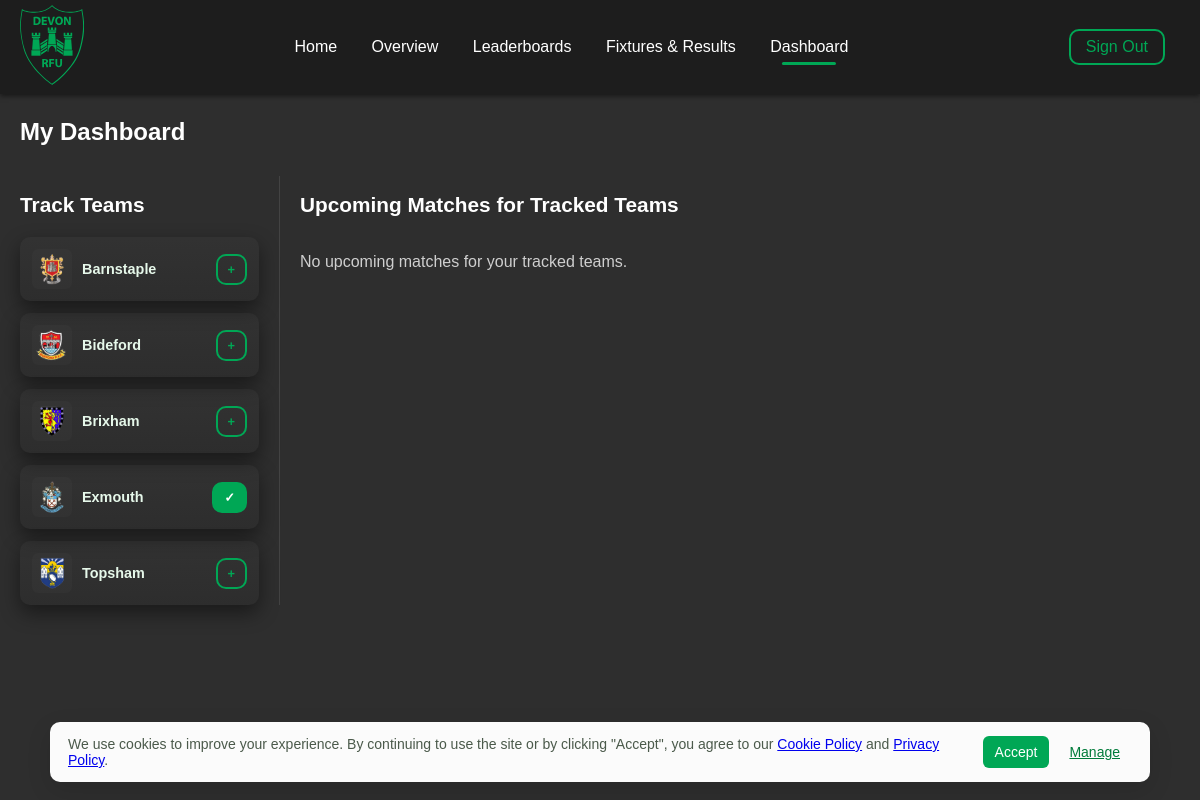
The page /dashboard (signed in) on the database its author committed.
### models.py (models this page shows, shortened)
class Team(db.Model):
    __tablename__ = 'team'
    id = db.Column(db.Integer, primary_key=True)
    name = db.Column(db.String(200), nullable=False)
    code = db.Column(db.String(64), unique=True, nullable=True)
    logo_filename = db.Column(db.String(256), nullable=True)
    players = db.relationship('Player', backref='team', lazy='dynamic')
    coaches = db.relationship('User', secondary='team_coaches', backref=db.backref('coached_teams', lazy='dynamic'))

### app.py (the view, shortened to what this page needs)
@app.route("/dashboard")
@login_required
def dashboard():
    if _is_admin(current_user):
        return redirect(url_for('admin_dashboard'))
    teams = Team.query.order_by(Team.name).all()
    tracked_teams = current_user.tracked_teams
    tracked_team_ids = [t.id for t in tracked_teams]
    now = datetime.utcnow()
    upcoming_matches = []
    if tracked_teams:
        for team in tracked_teams:
            matches = Match.query.filter(
                ((Match.home_team_id == team.id) | (Match.away_team_id == team.id)) & (Match.date_time >= now)
            ).order_by(Match.date_time.asc()).limit(5).all()
            upcoming_matches.extend(matches)
        upcoming_matches = sorted(set(upcoming_matches), key=lambda m: m.date_time)[:10]
    return render_template("dashboard.html", teams=teams, tracked_teams=tracked_teams,
                         tracked_team_ids=tracked_team_ids, upcoming_matches=upcoming_matches)

### app.py (called while the page is built)
def _is_admin(user):
    if not user:
        return False
    level = getattr(user, 'access_level', None)
    if level is None:
        return False
    try:
        if hasattr(user, 'is_superadmin'):
            return user.is_superadmin()
    except Exception:
        pass
    try:
        return int(level) >= 2
    except Exception:
        return str(level).lower() in ('admin', 'superadmin')

@login_manager.user_loader
def load_user(user_id):
    return User.query.get(int(user_id))

### models.py (called while the page is built)
    def is_superadmin(self):
        lvl = self.access_level
        if lvl is None:
            return False
        try:
            return int(lvl) >= 2
        except Exception:
            return str(lvl).lower() in ('superadmin', 'admin')

    def is_player(self):
        lvl = self.access_level
        if lvl is None:
            return False
        try:
            return int(lvl) == 0
        except Exception:
            return str(lvl).lower() == 'player'

### templates/dashboard.html (shortened to what this page needs)
{% extends "base.html" %}
{% block body_class %}no-footer{% endblock %}
{% block content %}
<section style="max-width: 100%; margin: 24px 0; padding: 0;">
    <h1 style="padding: 0 20px;">My Dashboard</h1>
    <div style="display: grid; grid-template-columns: 280px 1fr; gap: 0; margin-top: 30px;">
        <div style="padding: 0 20px; border-right: 1px solid rgba(255,255,255,0.1);">
            <h2 style="font-size: 1.3rem; margin-bottom: 20px;">Track Teams</h2>
            <div style="display: flex; flex-direction: column; gap: 12px;">
                {% for team in teams %}
                <article style="display: flex; align-items: center; justify-content: space-between; gap: 8px; background: linear-gradient(180deg, rgba(255,255,255,0.02), rgba(0,0,0,0.02)); padding: 12px 12px; border-radius: 10px; box-shadow: 0 8px 20px rgba(0,0,0,0.45);">
                    <div style="display: flex; align-items: center; gap: 10px; min-width: 0; flex: 1;">
                        <img src="{{ url_for('static', filename='team-logos/' ~ (team.logo_filename or 'placeholder.svg')) }}"
                             alt="{{ team.name }} logo"
                             style="width: 40px; height: 40px; flex-shrink: 0; object-fit: contain; background: rgba(255,255,255,0.02); padding: 4px; border-radius: 6px;">
                        <div style="font-weight: 700; font-size: 0.9rem; color: #e6f8ea; overflow: hidden; text-overflow: ellipsis; white-space: nowrap;">{{ team.name }}</div>
                    </div>
                    <form method="POST" action="{{ url_for('dashboard_track_team', team_id=team.id) }}" style="flex-shrink: 0;">
                        {% if team.id in tracked_team_ids %}
                        <button type="submit" class="hero-btn hero-btn-outline" style="background: var(--brand-green); border-color: var(--brand-green); color: white; padding: 6px 10px; font-size: 0.8rem; white-space: nowrap;">
                            ✓
                        </button>
                        {% else %}
                        <button type="submit" class="hero-btn hero-btn-outline" style="padding: 6px 10px; font-size: 0.8rem; white-space: nowrap;">
                            +
                        </button>
                        {% endif %}
                    </form>
                </article>
                {% endfor %}
            </div>
        </div>
        <div style="padding: 0 20px;">
            {% if tracked_teams %}
            <h2 style="font-size: 1.3rem; margin-bottom: 20px;">Upcoming Matches for Tracked Teams</h2>
            <div class="match-list">
                {% for match in upcoming_matches %}
                <article class="match-card">
                    <div class="left-pane">
                        <div class="ribbon ribbon-home">HOME</div>
                        <img src="{{ url_for('static', filename='team-logos/' ~ (match.home_team.logo_filename or 'placeholder.svg')) }}" alt="{{ match.home_team.name }} logo" class="team-logo">
                        <div class="score-box scheduled">
                            <div class="top">{{ match.date_time.strftime('%d %b') }}</div>
                            <div class="bottom">{{ match.date_time.strftime('%H:%M') }}</div>
                        </div>
                        <img src="{{ url_for('static', filename='team-logos/' ~ (match.away_team.logo_filename or 'placeholder.svg')) }}" alt="{{ match.away_team.name }} logo" class="team-logo">
                        <div class="ribbon ribbon-away">AWAY</div>
                    </div>
                    <div class="match-main">
                        <div class="match-left">
                            <div class="line line-title">{{ match.home_team.name }} vs {{ match.away_team.name }}</div>
                            <div class="line line-meta">{{ match.date_time.strftime('%H:%M') }}, {{ match.date_time.strftime('%a %d %b %Y') }}</div>
                            <div class="line line-location">{{ match.location or 'TBC' }}</div>
                        </div>
                    </div>
                </article>
                {% else %}
                <p style="color: #cfcfcf;">No upcoming matches for your tracked teams.</p>
                {% endfor %}
            </div>
            {% endif %}
        </div>
    </div>
</section>
{% endblock %}

### static/style.css (style rules this page uses)
:root { --brand-green: #00a755; --brand-grey: #1d1d1d; --white: #ffffff; --btn-padding: 12px 20px; --btn-radius: 12px; --btn-gap: 14px; }
*, *::before, *::after { box-sizing: border-box; }
body { color: var(--white); margin: 0; font-family: Arial, sans-serif; background-color: #2e2e2e; }
html, body { height: 100%; }
body { display: flex; flex-direction: column; min-height: 100vh; }
.match-list { display: flex; flex-direction: column; gap: 14px; }
body { margin: 0; font-family: Arial, sans-serif; background-color: #2e2e2e; }
.hero-btn { display:inline-block; padding:10px 16px; border-radius:10px; font-weight:600; text-decoration:none; transition: box-shadow 0.15s, transform 0.06s; }
.hero-btn-outline { background: transparent; color: #00a755; border: 2px solid #00a755; }
:root { --brand-green: #00a755; --white: #ffffff; --btn-padding: 12px 20px; --btn-radius: 12px; --btn-gap: 14px; }

### rows shown on the page
Team: logo_filename (picture), name "Barnstaple"
Team: logo_filename (picture), name "Bideford"
Team: logo_filename (picture), name "Brixham"
Team: logo_filename (picture), name "Exmouth"
Team: logo_filename (picture), name "Topsham"
